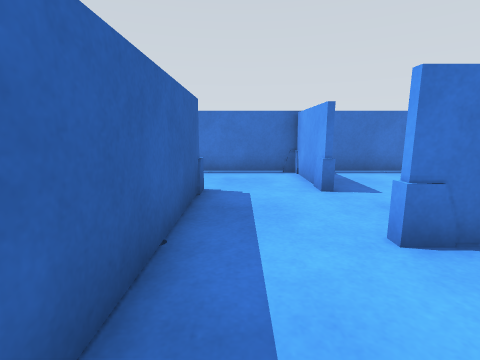
View 1 (above)

20 first-person views from a walk through a world built for the Gazebo simulator. The camera is 0.13 m above the floor, tilts 10° down and sees 85° across. The floor is counted in squares, 0.1 m on a side. Each view is taken from the middle of a square. On the plan, view 1 faces up. The plan holds only what a view shows up to about 13 squares ahead; the rest is blank. The place goes on beyond the plan.

View 2
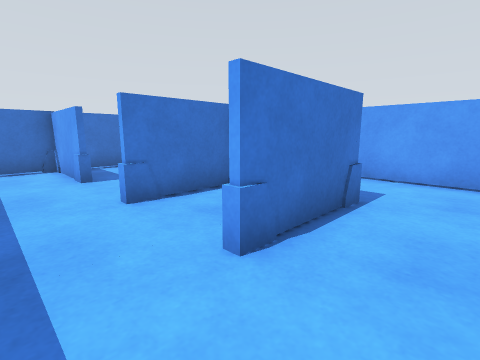

View 3
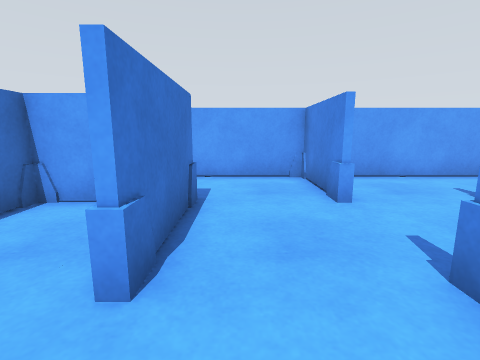

View 4
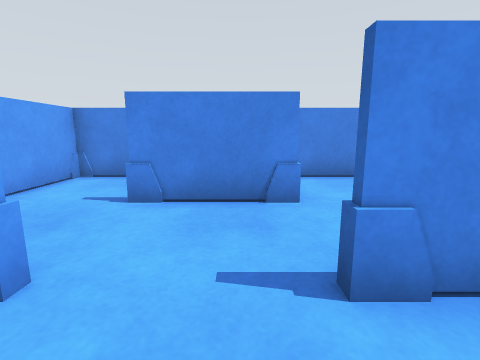

View 5
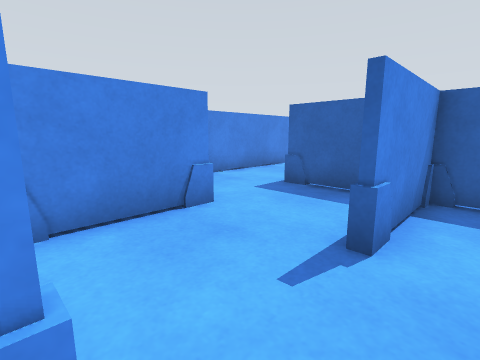

View 6
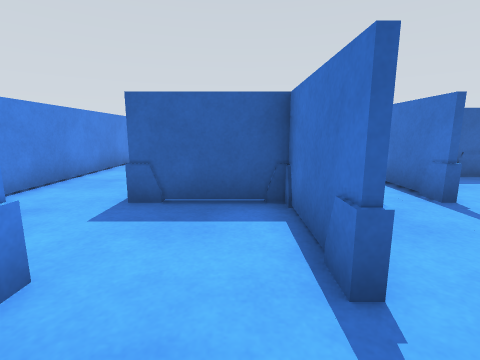

View 7
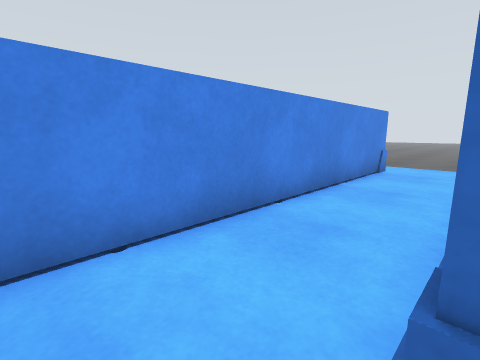

View 8
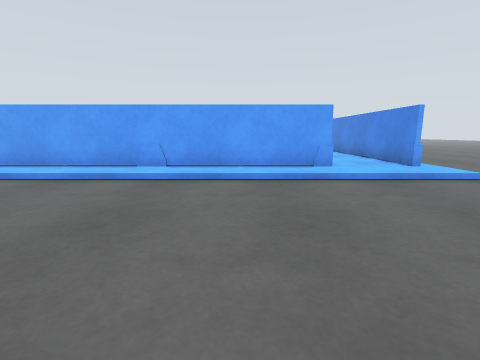

View 9
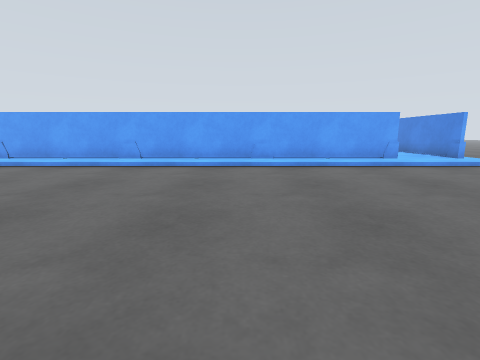

View 10
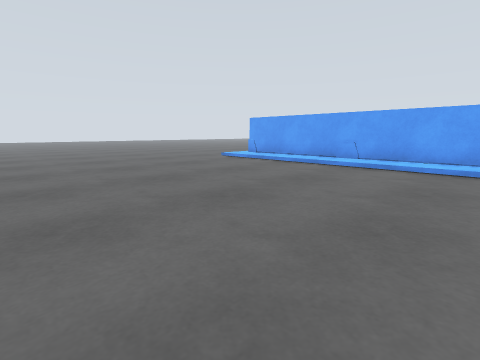

View 11
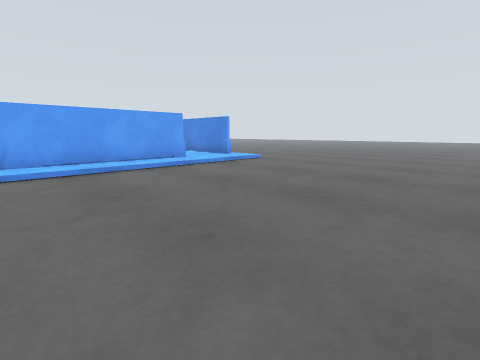

View 12
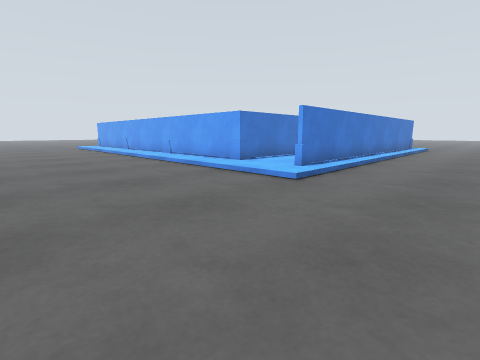

View 13
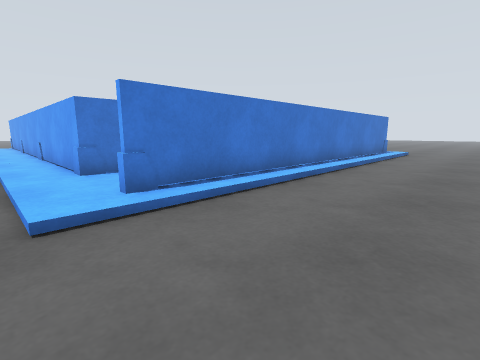

View 14
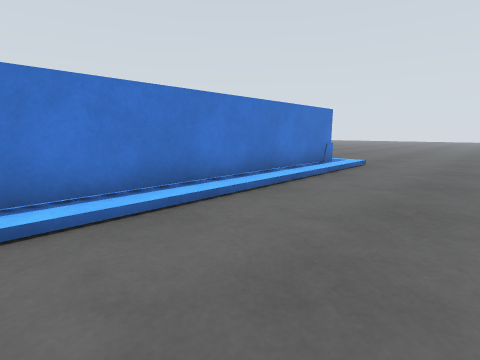

View 15
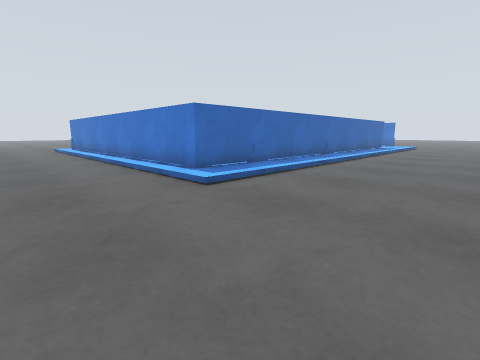

View 16
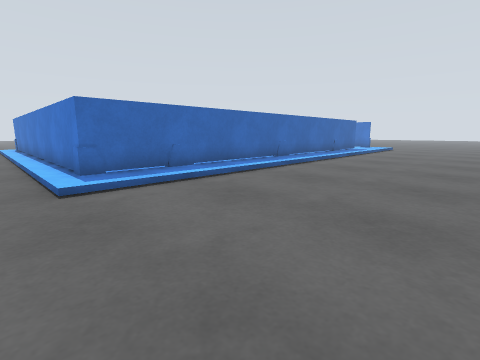

View 17
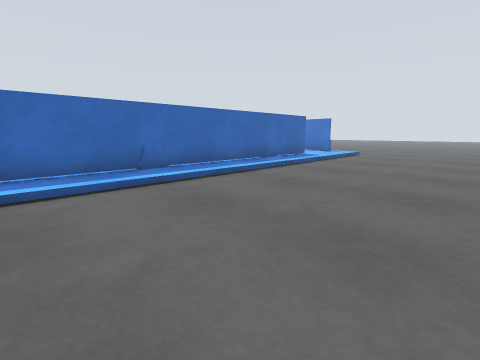

View 18
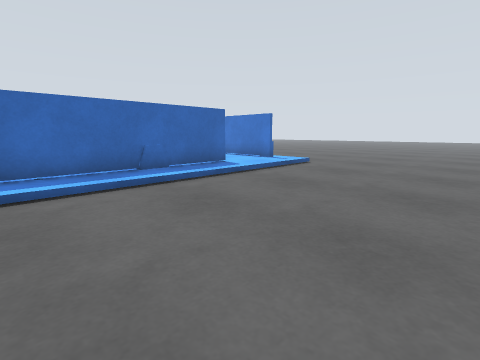

View 19
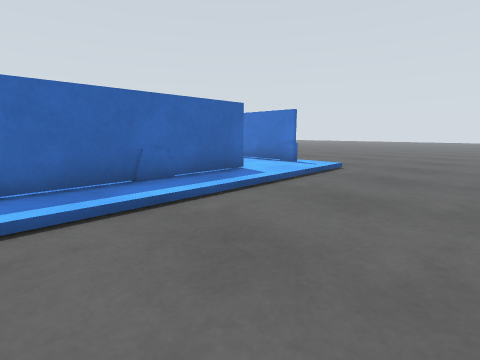

View 20
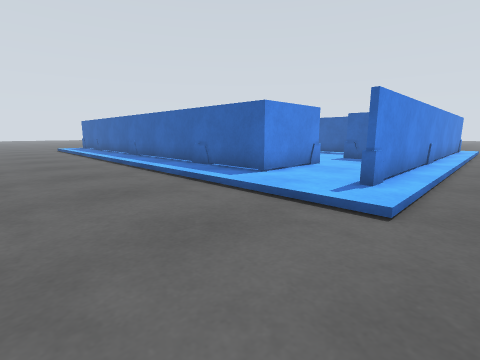

### Floor plan
Key: @ floor where view 1 was taken; # wall or solid block; . floor; / step, stairs or slope.
Columns run from 19 left of view 1 to 16 right of it. Each row starts with its distance up from view 1.
 11  .....                .............
 10  ......         /////////////.......
  9 ........    #   ############........
  8 .........  .#     ...#..............
  7 ............#     ...#..............
  6 ............#     #..#..####........
  5 ............#     #....    #........
  4 ............#     #....    #........
  3 ............#     #..####  #........
  2 ............#     #.....#  #........
  1 ............#     #.....# .#........
  0 ............#     #@.####..#........
 -1 ............#     #........#........
 -2 ............#     #........#........
 -3  ...........#     ####..####........
 -4  ...........#     #........#........
 -5  ...........#     #........#........
 -6  ...........#     #..####..#........
 -7  ...........#    ....#.....#........
 -8  ...........#  ......#.....#........
 -9  ...........##########..####........
-10  .......................   #........
-11  ......................    #........
-12  ...........################........
-13  ..........//////////////////.......
-14   ..................................
-15   .................................
-16   .................................
-17   .................................

Positions as (right, up) in squares from view 1, and headings:
1: (0, 0), facing up
2: (0, -2), facing up-right
3: (0, -1), facing right
4: (3, -1), facing down
5: (5, -2), facing down-left
6: (7, -7), facing left
7: (3, -9), facing down-left
8: (-16, -6), facing right
9: (-19, -2), facing right
10: (-19, -2), facing up-right
11: (-18, -2), facing down-right
12: (-15, -17), facing up-right
13: (-9, -17), facing up-right
14: (-2, -17), facing up-right
15: (15, -17), facing up-left
16: (16, -14), facing up-left
17: (16, -7), facing up-left
18: (16, -1), facing up-left
19: (14, 0), facing up-left
20: (14, 11), facing down-left
